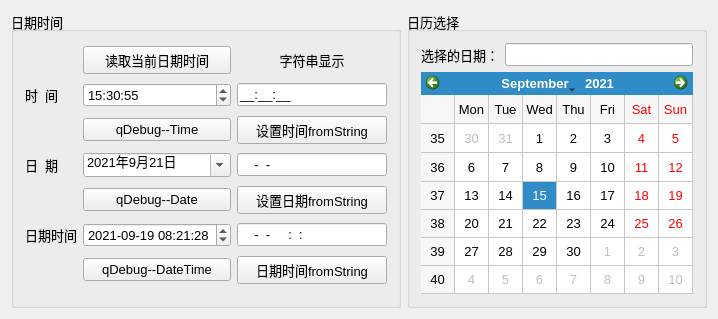
<?xml version="1.0" encoding="UTF-8"?>
<ui version="4.0">
 <class>Widget</class>
 <widget class="QWidget" name="Widget">
  <property name="geometry">
   <rect>
    <x>0</x>
    <y>0</y>
    <width>708</width>
    <height>319</height>
   </rect>
  </property>
  <property name="font">
   <font>
    <pointsize>10</pointsize>
   </font>
  </property>
  <property name="windowTitle">
   <string> 日期时间数据</string>
  </property>
  <layout class="QHBoxLayout" name="horizontalLayout">
   <item>
    <widget class="QGroupBox" name="groupBox_2">
     <property name="title">
      <string>日期时间</string>
     </property>
     <layout class="QGridLayout" name="gridLayout">
      <item row="0" column="1">
       <widget class="QPushButton" name="btnGetTime">
        <property name="text">
         <string>读取当前日期时间</string>
        </property>
       </widget>
      </item>
      <item row="0" column="2">
       <widget class="QLabel" name="LabDateTime">
        <property name="text">
         <string>字符串显示</string>
        </property>
        <property name="alignment">
         <set>Qt::AlignCenter</set>
        </property>
       </widget>
      </item>
      <item row="1" column="0">
       <widget class="QLabel" name="label">
        <property name="text">
         <string>时  间</string>
        </property>
       </widget>
      </item>
      <item row="1" column="1">
       <widget class="QTimeEdit" name="timeEdit">
        <property name="displayFormat">
         <string>HH:mm:ss</string>
        </property>
        <property name="calendarPopup">
         <bool>true</bool>
        </property>
        <property name="time">
         <time>
          <hour>15</hour>
          <minute>30</minute>
          <second>55</second>
         </time>
        </property>
       </widget>
      </item>
      <item row="1" column="2">
       <widget class="QLineEdit" name="editTime">
        <property name="inputMask">
         <string>99:99:99;_</string>
        </property>
       </widget>
      </item>
      <item row="2" column="1">
       <widget class="QPushButton" name="btnDebugTime">
        <property name="text">
         <string>qDebug--Time</string>
        </property>
       </widget>
      </item>
      <item row="2" column="2">
       <widget class="QPushButton" name="btnSetTime">
        <property name="text">
         <string>设置时间fromString</string>
        </property>
       </widget>
      </item>
      <item row="3" column="0">
       <widget class="QLabel" name="label_2">
        <property name="text">
         <string>日  期</string>
        </property>
       </widget>
      </item>
      <item row="3" column="1">
       <widget class="QDateEdit" name="dateEdit">
        <property name="dateTime">
         <datetime>
          <hour>0</hour>
          <minute>0</minute>
          <second>0</second>
          <year>2021</year>
          <month>9</month>
          <day>21</day>
         </datetime>
        </property>
        <property name="currentSection">
         <enum>QDateTimeEdit::YearSection</enum>
        </property>
        <property name="displayFormat">
         <string>yyyy年M月d日</string>
        </property>
        <property name="calendarPopup">
         <bool>true</bool>
        </property>
        <property name="currentSectionIndex">
         <number>0</number>
        </property>
        <property name="date">
         <date>
          <year>2021</year>
          <month>9</month>
          <day>21</day>
         </date>
        </property>
       </widget>
      </item>
      <item row="3" column="2">
       <widget class="QLineEdit" name="editDate">
        <property name="inputMask">
         <string>9999-99-99</string>
        </property>
       </widget>
      </item>
      <item row="4" column="2">
       <widget class="QPushButton" name="btnSetDate">
        <property name="text">
         <string>设置日期fromString</string>
        </property>
       </widget>
      </item>
      <item row="5" column="0">
       <widget class="QLabel" name="label_3">
        <property name="text">
         <string>日期时间</string>
        </property>
       </widget>
      </item>
      <item row="5" column="1">
       <widget class="QDateTimeEdit" name="dateTimeEdit">
        <property name="dateTime">
         <datetime>
          <hour>8</hour>
          <minute>21</minute>
          <second>28</second>
          <year>2021</year>
          <month>9</month>
          <day>19</day>
         </datetime>
        </property>
        <property name="date">
         <date>
          <year>2021</year>
          <month>9</month>
          <day>19</day>
         </date>
        </property>
        <property name="time">
         <time>
          <hour>8</hour>
          <minute>21</minute>
          <second>28</second>
         </time>
        </property>
        <property name="currentSection">
         <enum>QDateTimeEdit::YearSection</enum>
        </property>
        <property name="displayFormat">
         <string>yyyy-MM-dd HH:mm:ss</string>
        </property>
       </widget>
      </item>
      <item row="5" column="2">
       <widget class="QLineEdit" name="editDateTime">
        <property name="minimumSize">
         <size>
          <width>150</width>
          <height>0</height>
         </size>
        </property>
        <property name="inputMask">
         <string>9999-99-99 99:99:99</string>
        </property>
       </widget>
      </item>
      <item row="6" column="2">
       <widget class="QPushButton" name="btnSetDateTime">
        <property name="text">
         <string>日期时间fromString</string>
        </property>
       </widget>
      </item>
      <item row="4" column="1">
       <widget class="QPushButton" name="btnDebugDate">
        <property name="text">
         <string>qDebug--Date</string>
        </property>
       </widget>
      </item>
      <item row="6" column="1">
       <widget class="QPushButton" name="btnDebugDateTime">
        <property name="text">
         <string>qDebug--DateTime</string>
        </property>
       </widget>
      </item>
     </layout>
    </widget>
   </item>
   <item>
    <widget class="QGroupBox" name="groupBox_3">
     <property name="title">
      <string>日历选择</string>
     </property>
     <layout class="QGridLayout" name="gridLayout_3">
      <item row="0" column="1">
       <widget class="QLineEdit" name="editCalendar"/>
      </item>
      <item row="1" column="0" colspan="2">
       <widget class="QCalendarWidget" name="calendarWidget">
        <property name="selectedDate">
         <date>
          <year>2021</year>
          <month>9</month>
          <day>15</day>
         </date>
        </property>
        <property name="gridVisible">
         <bool>true</bool>
        </property>
       </widget>
      </item>
      <item row="0" column="0">
       <widget class="QLabel" name="label_5">
        <property name="text">
         <string>选择的日期：</string>
        </property>
       </widget>
      </item>
     </layout>
    </widget>
   </item>
  </layout>
 </widget>
 <layoutdefault spacing="6" margin="11"/>
 <resources/>
 <connections/>
</ui>
